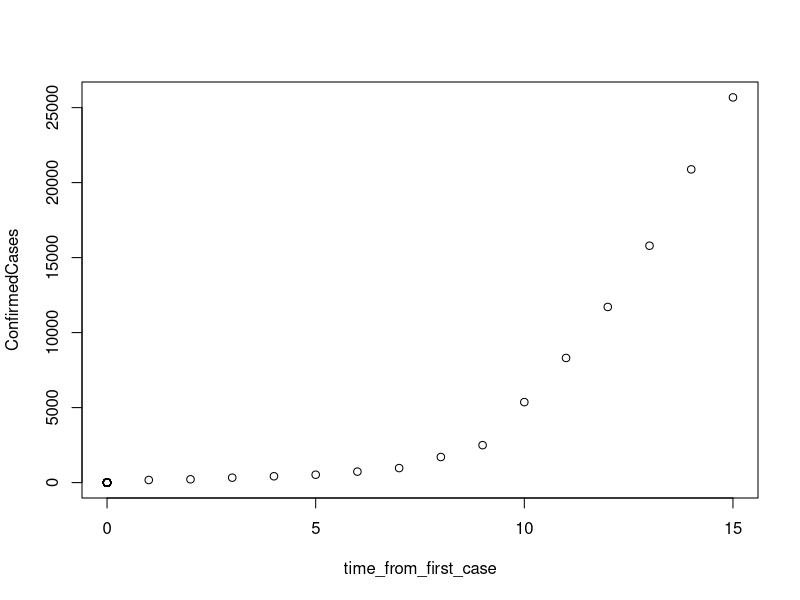
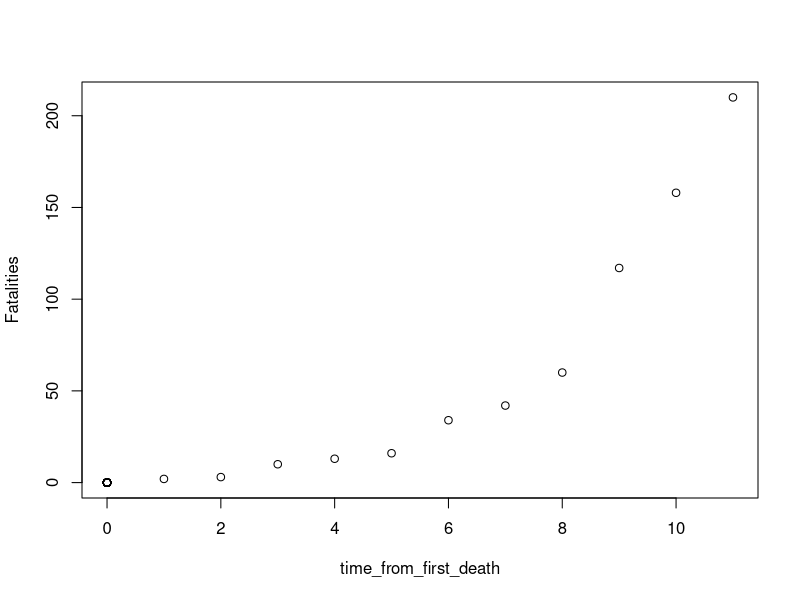

Recreate these plots in R, in order.
## ---- chunk 1
knitr::opts_chunk$set(echo = TRUE)
library(tidyverse)
## ---- chunk 2
covid19 <- read_csv("covid19-1.csv")
## ---- chunk 3
NY_dat = covid19 %>% filter(`Province/State` == "New York")

#Initialize column - time from 1st case
NY_dat$time_from_first_case <- rep(0, dim(NY_dat)[1])
#Find location of first confirmed case
case = sum(NY_dat$ConfirmedCases == 0)
#Fill in column
j = 1
for (i in (case+1):dim(NY_dat)[1]) {
  NY_dat$time_from_first_case[i] = j
  j = j+1
}

#Check whether logistic curve is good aproximation - cases
plot(ConfirmedCases ~ time_from_first_case, data = NY_dat) 

#Initialize column - time from 1st death
NY_dat$time_from_first_death <- rep(0, dim(NY_dat)[1])
#Find location of first confirmed case
deaths = sum(NY_dat$Fatalities == 0)
#Fill in column
j = 1
for (i in (deaths+1):dim(NY_dat)[1]) {
  NY_dat$time_from_first_death[i] = j
  j = j+1
}

#Check wherher logistic curve is good aproximation - fatalities
plot(Fatalities ~ time_from_first_death, data = NY_dat) 

#Appears to have exponential growth, will try logistic growth model however
